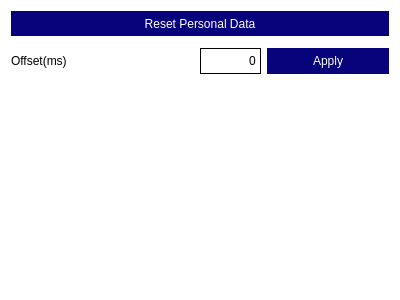
<?xml version="1.0" encoding="UTF-8"?>
<ui version="4.0">
 <class>Form</class>
 <widget class="QWidget" name="Form">
  <property name="geometry">
   <rect>
    <x>0</x>
    <y>0</y>
    <width>400</width>
    <height>300</height>
   </rect>
  </property>
  <property name="windowTitle">
   <string>Form</string>
  </property>
  <property name="styleSheet">
   <string notr="true">background-color: white;</string>
  </property>
  <layout class="QHBoxLayout" name="horizontalLayout_2">
   <item>
    <layout class="QVBoxLayout" name="verticalLayout">
     <property name="spacing">
      <number>12</number>
     </property>
     <item>
      <widget class="QPushButton" name="resetButton">
       <property name="sizePolicy">
        <sizepolicy hsizetype="Minimum" vsizetype="Preferred">
         <horstretch>0</horstretch>
         <verstretch>1</verstretch>
        </sizepolicy>
       </property>
       <property name="styleSheet">
        <string notr="true">QPushButton {
                        background-color: rgb(7, 3, 122);
                        border-radius: 15px;
						color: white;
						border:none;
	font: 14pt &quot;Noto Sans KR medium&quot;;
                        }

                    QPushButton:hover {
                        background-color: rgb(42, 1, 179);
                        }

                    QPushButton:pressed {
                        background-color: rgb(97, 108, 255);
                        }

					QPushButton:disabled {
                        background-color: rgb(167, 167, 167);
                        }</string>
       </property>
       <property name="text">
        <string>Reset Personal Data</string>
       </property>
      </widget>
     </item>
     <item>
      <widget class="QWidget" name="widget" native="true">
       <property name="sizePolicy">
        <sizepolicy hsizetype="Preferred" vsizetype="Preferred">
         <horstretch>0</horstretch>
         <verstretch>1</verstretch>
        </sizepolicy>
       </property>
       <layout class="QHBoxLayout" name="horizontalLayout_3">
        <property name="leftMargin">
         <number>0</number>
        </property>
        <property name="topMargin">
         <number>0</number>
        </property>
        <property name="rightMargin">
         <number>0</number>
        </property>
        <property name="bottomMargin">
         <number>0</number>
        </property>
        <item>
         <widget class="QLabel" name="label">
          <property name="sizePolicy">
           <sizepolicy hsizetype="Preferred" vsizetype="Preferred">
            <horstretch>3</horstretch>
            <verstretch>0</verstretch>
           </sizepolicy>
          </property>
          <property name="styleSheet">
           <string notr="true">font: 14pt &quot;Noto Sans KR medium&quot;;
color: #000;
border:none;</string>
          </property>
          <property name="text">
           <string>Offset(ms)</string>
          </property>
         </widget>
        </item>
        <item>
         <widget class="QSpinBox" name="offset">
          <property name="sizePolicy">
           <sizepolicy hsizetype="Minimum" vsizetype="Preferred">
            <horstretch>1</horstretch>
            <verstretch>0</verstretch>
           </sizepolicy>
          </property>
          <property name="styleSheet">
           <string notr="true">font: 12pt &quot;Noto Sans KR&quot;;
border: 1px solid black;
border-radius:0px;</string>
          </property>
          <property name="alignment">
           <set>Qt::AlignRight|Qt::AlignTrailing|Qt::AlignVCenter</set>
          </property>
          <property name="buttonSymbols">
           <enum>QAbstractSpinBox::NoButtons</enum>
          </property>
          <property name="minimum">
           <number>-500</number>
          </property>
          <property name="maximum">
           <number>500</number>
          </property>
         </widget>
        </item>
        <item>
         <widget class="QPushButton" name="apply">
          <property name="sizePolicy">
           <sizepolicy hsizetype="Minimum" vsizetype="Preferred">
            <horstretch>2</horstretch>
            <verstretch>0</verstretch>
           </sizepolicy>
          </property>
          <property name="styleSheet">
           <string notr="true">QPushButton {
                        background-color: rgb(7, 3, 122);
                        border-radius: 15px;
						color: white;
						border:none;
	font: 14pt &quot;Noto Sans KR medium&quot;;
                        }

                    QPushButton:hover {
                        background-color: rgb(42, 1, 179);
                        }

                    QPushButton:pressed {
                        background-color: rgb(97, 108, 255);
                        }

					QPushButton:disabled {
                        background-color: rgb(167, 167, 167);
                        }</string>
          </property>
          <property name="text">
           <string>Apply</string>
          </property>
         </widget>
        </item>
       </layout>
      </widget>
     </item>
     <item>
      <widget class="QGroupBox" name="groupBox">
       <property name="sizePolicy">
        <sizepolicy hsizetype="Preferred" vsizetype="Preferred">
         <horstretch>0</horstretch>
         <verstretch>8</verstretch>
        </sizepolicy>
       </property>
       <property name="styleSheet">
        <string notr="true">border:none;</string>
       </property>
       <property name="title">
        <string/>
       </property>
      </widget>
     </item>
    </layout>
   </item>
  </layout>
 </widget>
 <resources/>
 <connections/>
</ui>
